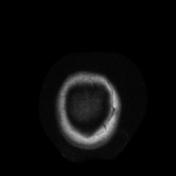
#> input picture tests/data/image_outliers/OAS1_0003_MR1_mpr_n4_anon_111_t88_gfc.img_ASL_12.jpg, 176 x 176 px, found by its file name; its folder holds only this picture in this run
$ python outlier_detectors.py
#> lines starting #> are read from the running program, lines starting #| are printed output that depends on the picture; long printed decimals are rounded
import numpy as np
import cv2
import os
from scipy.fftpack import fft2, ifft2

def detect_outliers_fourier_transform(image_folder, threshold=1.5):
#> called with threshold = 1.5
    outliers = []
    magnitude_spectrum = {}
    for filename in os.listdir(image_folder):
        if filename.endswith(('.png', '.jpg', '.jpeg')):
            image_path = os.path.join(image_folder, filename)
            image = cv2.imread(image_path, cv2.IMREAD_GRAYSCALE)
#> image is the input picture: shape (176, 176); min 0, max 200, mean 10.3
            if image is None:
                continue

            # Apply Fourier Transform
            f_transform = fft2(image)
            f_transform_shifted = np.fft.fftshift(f_transform)

            # Calculate magnitude spectrum
            magnitude_value = np.log(np.abs(f_transform_shifted) + 1)
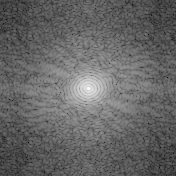
#> magnitude_value: shape (176, 176) float64; min 0.0676, max 12.68, mean 5.12; drawn with min black and max white
            magnitude_spectrum[filename] = magnitude_value

    mean = np.mean(list(magnitude_spectrum.values()))
#> mean = 5.12
    std_dev = np.std(list(magnitude_spectrum.values()))
#> std_dev = 1.37

    print("mean: ", mean, "std_dev", std_dev)
#| mean:  5.121 std_dev 1.374
    # for filename, magnitude in magnitude_spectrum.items():
    #     # Detect outliers
    #     if magnitude > mean + threshold * std_dev:
    #         outliers.append(filename)

    return outliers

if __name__ == "__main__":
    image_folder = os.path.expanduser('~/Projects/AlzheimerDiagnosisAssist/tests/data/image_outliers')
    outliers = detect_outliers_fourier_transform(image_folder)
    print(f"Detected outliers {len(outliers)}:", outliers)
